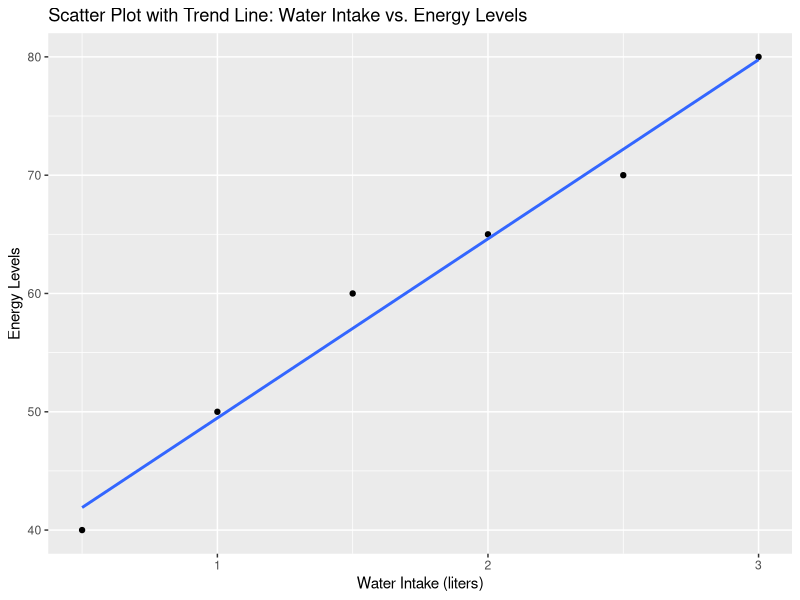

Generate this figure with R:
## ---- chunk 1
# Sample data
exercise_hours <- c(1, 3, 4, 6, 8, 10)
happiness_scores <- c(50, 55, 60, 65, 70, 75)

# Calculate Pearson's correlation coefficient
correlation_exercise_happiness <- cor(exercise_hours, happiness_scores)
correlation_exercise_happiness
## ---- chunk 2
library(ggplot2)

# Sample data
water_intake <- c(0.5, 1, 1.5, 2, 2.5, 3)
energy_levels <- c(40, 50, 60, 65, 70, 80)

# Create scatter plot with trend line
ggplot(data = data.frame(water_intake, energy_levels), aes(x = water_intake, y = energy_levels)) +
  geom_point() +
  geom_smooth(method = "lm", se = FALSE) +
  labs(title = "Scatter Plot with Trend Line: Water Intake vs. Energy Levels", x = "Water Intake (liters)", y = "Energy Levels")
